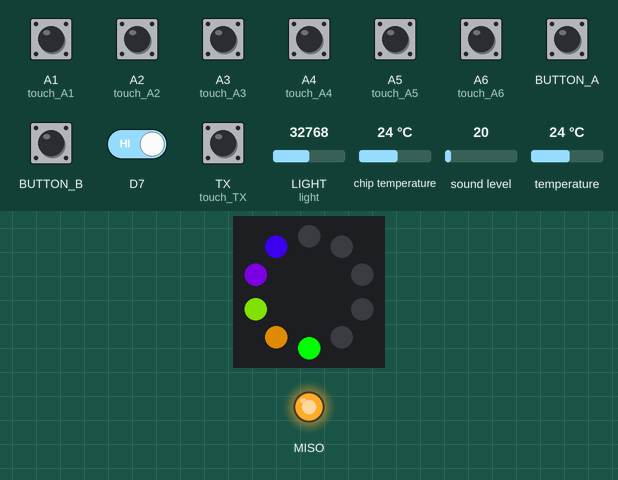
This program was run on a simulated Circuit Playground running CircuitPython. Shown: the board's ring of 10 RGB LEDs (number 0 left of the top, counting anticlockwise), output pins drawn as LEDs (lit = HIGH). The test bench sets the inputs (shaded band); at power-on: A1 (touch_A1), A2 (touch_A2), A3 (touch_A3), A4 (touch_A4), A5 (touch_A5), A6 (touch_A6), TX (touch_TX) LOW, chip temperature 24 °C, LIGHT (light) = 32768, sound level 20, temperature 24 °C (analog values on the 0–65535 scale). Dim RGB values are drawn brighter than linear; files the program writes start out absent; touch pads read as touched when driven HIGH; library files of the repository ran but are not shown: neopixel_utils.py.

Above: at 1.2 s.
1.3 s: chip temperature set to 34 °C
At 2.1 s:
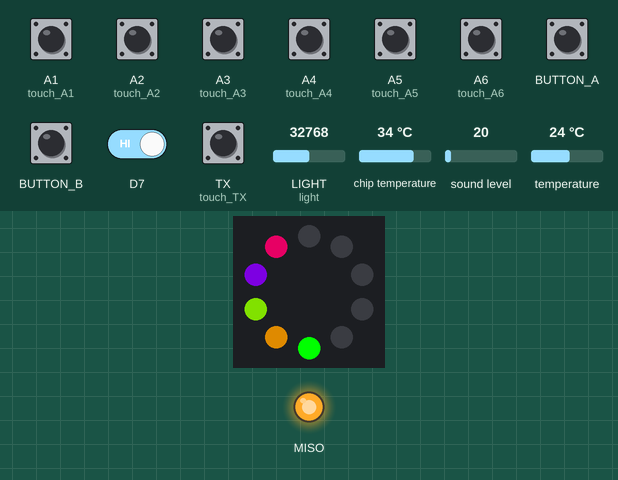
2.8 s: button A pressed for 0.15 s
At 3.7 s:
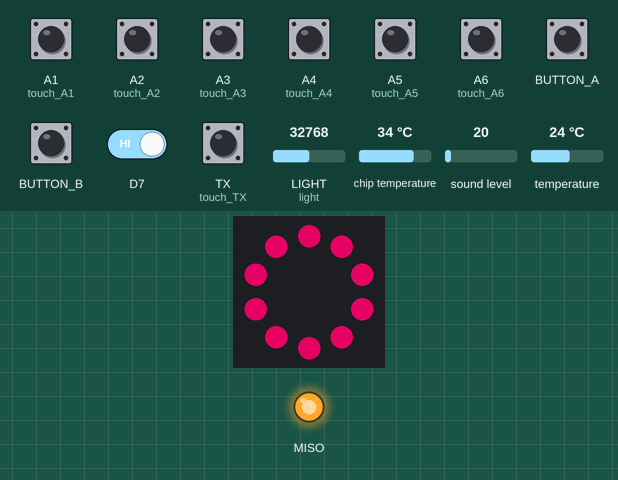
4.4 s: button B pressed for 0.15 s
6.0 s: chip temperature set to 1 °C
At 7.2 s:
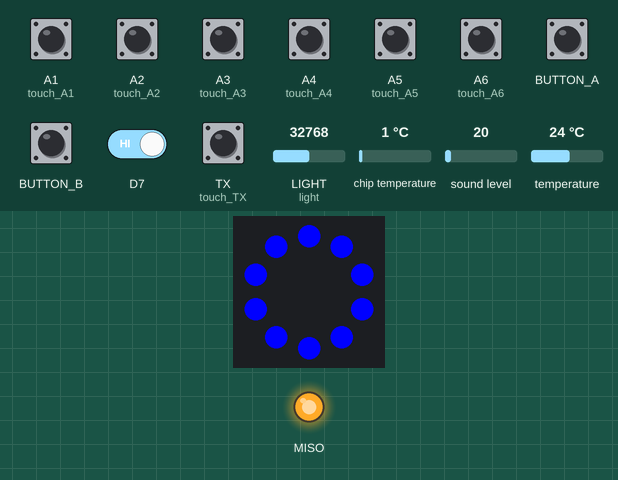
7.5 s: button A pressed for 1 s
At 8.5 s:
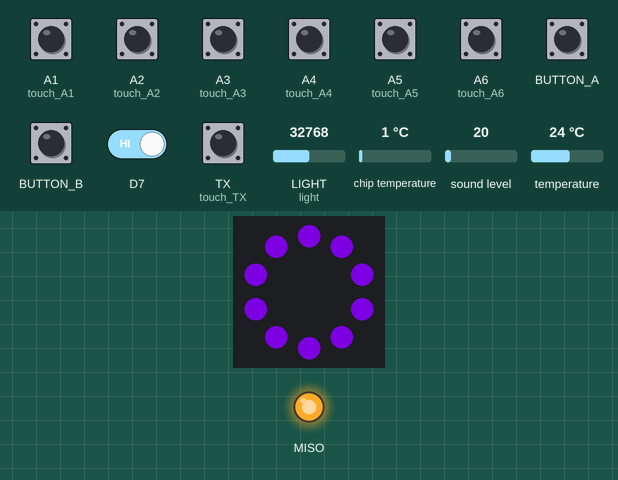
10.0 s: button A pressed for 0.15 s
At 10.7 s:
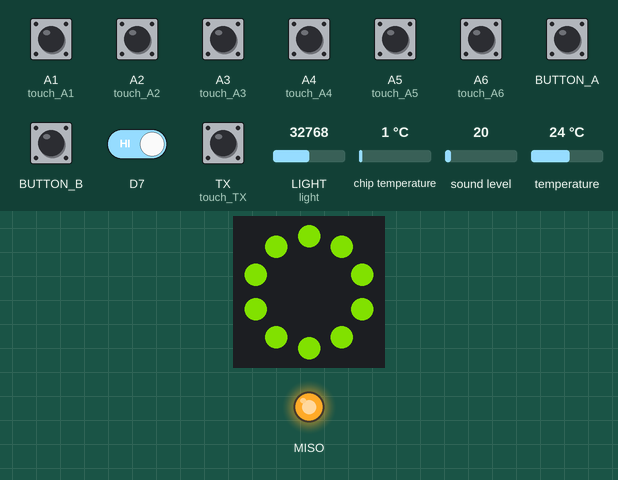
Timing chart, 0 to 12.6 s (numbered marks = the images above; inputs shaded):
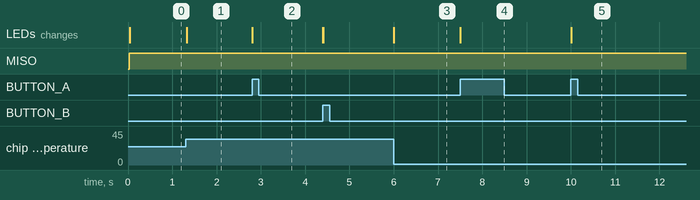

The program:

playground.py
```python
# Import statements
import gc
import sys
import time
import board
import touchio
import digitalio
import simpleio
import analogio
import neopixel
import microcontroller
import adafruit_thermistor
import data_utils as data
import cron_utils as cron
import neopixel_utils
import mic_utils
import photosensor_utils


# Functions
def get_brightness():
    """
    Returns the light intensity detected by the photo sensor converted from a scale of (0, 20000) to (0, 1)
    Turns off the pixels to remove light pollution, waits one delay interval, and then takes a reading
    TODO: See if we can save the pixel values before clearing them so we can set them back after the reading is taken

    :return: The light intensity detected by the photo sensor converted from a scale of (0, 20000) to (0, 1)
    """
    global pixels
    pixels.fill(0)
    pixels.show()
    time.sleep(delay)
    return simpleio.map_range(light.value, 0, 20000, .1, 1)


# Variables
start_time = time.monotonic()
max_ram = 256000
delay = 0.01  # Main loop delay
display_mode = 0
button_a_pressed = False
button_b_pressed = False
brightnessObj1 = data.SuperInt(1).value
brightnessObj2 = data.SuperInt(2).value
file_write_status = None  # State of file system (None, 'rw', 'error', 'out_of_space')

# LED setup
pixels = neopixel.NeoPixel(board.NEOPIXEL, 10, brightness=1, auto_write=False)

# Button setup
button_a = digitalio.DigitalInOut(board.BUTTON_A)
button_a.switch_to_input(pull=digitalio.Pull.DOWN)
button_b = digitalio.DigitalInOut(board.BUTTON_B)
button_b.switch_to_input(pull=digitalio.Pull.DOWN)

# Switch setup
switch = digitalio.DigitalInOut(board.D7)
switch.direction = digitalio.Direction.INPUT
switch.pull = digitalio.Pull.UP

# Photo sensor setup
light = analogio.AnalogIn(board.LIGHT)
brightness = get_brightness()
init_brightness = brightness
# brightness = 1 # override

# Temperature setup
thermistor = adafruit_thermistor.Thermistor(board.TEMPERATURE, 10000, 10000, 25, 3950)

# Touch setup
touch_A1 = touchio.TouchIn(board.A1)
touch_A2 = touchio.TouchIn(board.A2)
touch_A3 = touchio.TouchIn(board.A3)
touch_A4 = touchio.TouchIn(board.A4)
touch_A5 = touchio.TouchIn(board.A5)
touch_A6 = touchio.TouchIn(board.A6)
touch_TX = touchio.TouchIn(board.TX)

# Mic setup
mic = mic_utils.SuperMic()

# Speaker setup
speaker_enable = digitalio.DigitalInOut(board.SPEAKER_ENABLE)
speaker_enable.direction = digitalio.Direction.OUTPUT
speaker_enable.value = False


# CRON jobs
# def one_second_jobs():
#     # cron.remove(0)
# cron.add(one_second_jobs, 1)

# def ten_second_jobs():
#     global brightness
#     # brightness = get_brightness()
#
#
# cron.add(ten_second_jobs, 10)

def one_minute_jobs():
    global file_write_status
    try:
        with open("/runtime.log", "a") as fp:
            now_time = time.monotonic()
            diff_time = now_time - start_time
            fp.write('{0:f}\n'.format(diff_time))
            fp.flush()
            file_write_status = 'rw'
    except OSError as e:
        if e.args[0] == 28:
            file_write_status = 'out_of_space'
        else:
            file_write_status = 'error'


cron.add(one_minute_jobs, 60)
one_minute_jobs()

# The main loop
while True:
    # Speaker control
    speaker_enable.value = switch.value

    # Sensor value aliases
    cpu_temp = microcontroller.cpu.temperature
    therm_temp = thermistor.temperature

    # Set the file system color based on file system status
    file_write_status_color = tuple(
        int(l * r) for l, r in zip(neopixel_utils.RED, (brightness, brightness, brightness)))
    if file_write_status == 'out_of_space':
        file_write_status_color = tuple(
            int(l * r) for l, r in zip(neopixel_utils.YELLOW, (brightness, brightness, brightness)))
    elif file_write_status == 'rw':
        file_write_status_color = tuple(
            int(l * r) for l, r in zip(neopixel_utils.GREEN, (brightness, brightness, brightness)))

    # Calculate color to display for temperatures
    cpu_temp_color_red = int(
        simpleio.map_range(cpu_temp, 20, 40, 0, 255))  # Scale the value of temp from (20, 40) to (0, 255)
    cpu_temp_color_blue = 255 - cpu_temp_color_red
    therm_temp_color_red = int(
        simpleio.map_range(therm_temp, 15, 40, 0, 255))  # Scale the value of temp from (15, 40) to (0, 255)
    therm_temp_color_blue = 255 - therm_temp_color_red
    # adjust color brightness based on ambient brightness
    cpu_temp_color_red = int(cpu_temp_color_red * brightness)
    cpu_temp_color_blue = int(cpu_temp_color_blue * brightness)
    therm_temp_color_red = int(therm_temp_color_red * brightness)
    therm_temp_color_blue = int(therm_temp_color_blue * brightness)

    if touch_A1.value:
        print("A1 touched!")
    if touch_A2.value:
        print("A2 touched!")
    if touch_A3.value:
        print("A3 touched!")
    if touch_A4.value:
        print("A4 touched!")
    if touch_A5.value:
        print("A5 touched!")
    if touch_A6.value:
        print("A6 touched!")
    if touch_TX.value:
        print("TX touched!")

    # Detect a leading buttondown on button A with a debounce until buttonup
    # TODO: Move this to a button utils library.  Add leading and trailing button options and maybe a time 'wait' option
    if button_a.value and not button_a_pressed:
        button_a_pressed = button_a.value
        # Change display_mode
        display_mode = (display_mode + 1) % 6
    else:
        button_a_pressed = button_a.value

    if button_b.value and not button_b_pressed:
        button_b_pressed = button_b.value
        # Change brightness
        if brightness == 1:
            brightness = get_brightness()
        else:
            brightness = 1
    else:
        button_b_pressed = button_b.value

    # Change the color of the lights
    if display_mode == 0:
        pixels.fill(0)
        # Display different sensor outputs for each light
        pixels[0] = (cpu_temp_color_red, 0, cpu_temp_color_blue)  # CPU temperature
        pixels[1] = (therm_temp_color_red, 0, therm_temp_color_blue)  # Thermistor temperature
        pixels[2] = neopixel_utils.wheel(int(simpleio.map_range(mic.get_mic_magnitude(), 15, 1000, 0, 255)),
                                         brightness)  # Mic sound magnitude
        pixels[3] = (int(simpleio.map_range(max_ram - gc.mem_free(), 0, 256000, 0, 255) * brightness),
                     int(simpleio.map_range(gc.mem_free(), 0, 256000, 0, 255) * brightness), 0)
        pixels[4] = (file_write_status_color)  # File system status color
    elif display_mode == 1:
        # Display the CPU temperature
        pixels.fill((cpu_temp_color_red, 0, cpu_temp_color_blue))
    elif display_mode == 2:
        pixels.fill((therm_temp_color_red, 0, therm_temp_color_blue))
    elif display_mode == 3:
        pixels.fill(
            neopixel_utils.wheel(int(simpleio.map_range(mic.get_mic_magnitude(), 15, 1000, 0, 255)), brightness))
    elif display_mode == 4:
        pixels.fill((int(simpleio.map_range(max_ram - gc.mem_free(), 0, 256000, 0, 255) * brightness),
                     int(simpleio.map_range(gc.mem_free(), 0, 256000, 0, 255) * brightness), 0))
    elif display_mode == 5:
        pixels.fill(file_write_status_color)  # File system status color

    pixels.show()

    # time.sleep(delay)
    cron.next()
```

data_utils.py
```python
"""
@Author Scott Jensen & James Jensen
@Copyright: MIT

Useful data tools for validation, transitions, and so on
"""

class SuperInt:
    """A reusable class to create a data value with super powers!"""

    _max = None
    _min = None

    def __init__(self, startValue):
        self._value = startValue

    def setMax(maxVal):
        self._max = maxVal

    def setMin(minVal):
        self._min = minVal

    #def setTransition(step, ):


    def getValue(self):
        return self._value

    def setValue(self, value):
        self._value = value

    def delValue(self):
        del self._value

    value = property(getValue, setValue, delValue, "I'm the 'value' property.")
```

cron_utils.py
```python
"""
@Author Scott Jensen & James Jensen
@Copyright: MIT

CRON Job runner
Add CRON job functions and have them run at the specified interval in seconds
NOTE:  Be sure to run the next() function somewhere in your main program loop
"""

### Import statements
import time
# import pydash as py_
jobs = []
last_id = None

def next():
    for job in jobs:
        if job['lastTime'] + job['interval'] < time.monotonic():
            intervalTimes = (time.monotonic() - job['lastTime']) // job['interval']
            job['lastTime'] += job['interval'] * intervalTimes
            job['fn']()

"""
Example use:

import cron
def twoSecondJob():
    print("I run every 2 seconds")
cron.add(oneSecondJob, 2)
"""
def add(fn, sec, id=None):
    global last_id
    if (last_id is None):
        last_id = 0
    else:
        last_id += last_id + 1

    jobs.append({'id': id or last_id, 'fn': fn, 'interval': sec, 'lastTime': time.monotonic()})

def remove(id):
    """A special data class with validation and transitions"""
    #print('delete:', job['id'])
```

mic_utils.py
```python
"""
@Author Scott Jensen & James Jensen
@Copyright: MIT

MIC sensor utilities
NOTE: Be sure to call set_mic before using any of the mic utils
"""

### Import statements
import math
import board
import array
import audiobusio

### General setup

def mean(values):
    return sum(values) / len(values)

def normalized_rms(values):
    """Remove DC bias before computing RMS"""
    minbuf = int(mean(values))
    samples_sum = sum(float(sample - minbuf) * (sample - minbuf) for sample in values)

    return math.sqrt(samples_sum / len(values))


class SuperMic:
    """A class to give the mic super powers!"""

    mic = None
    samples = array.array('H', [0] * 160)
    min_magnitude = 0
    max_magnitude = 1000

    def __init__(self, sample_rate=16000, bit_depth=16):
        self.mic = audiobusio.PDMIn(board.MICROPHONE_CLOCK, board.MICROPHONE_DATA, sample_rate=sample_rate, bit_depth=bit_depth)

        # Record an initial sample to calibrate. Assume it's quiet when we start.
        self.mic.record(self.samples, len(self.samples))
        # Set lowest level to expect, plus a little.
        self.min_magnitude = normalized_rms(self.samples) + 10

        # Corresponds to sensitivity: lower means more pixels light up with lower sound
        # Adjust this as you see fit.
        self.max_magnitude = self.min_magnitude + 500

    def set_mic(mic):
        self.mic = mic

    def get_mic(self):
        return self.mic

    def get_mic_magnitude(self):
        self.mic.record(self.samples, len(self.samples))
        return normalized_rms(self.samples)

    def set_magnitude_range(self, min_magnitude=None, max_magnitude=None):
        if min_magnitude is not None:
            self.min_magnitude = min_magnitude
        else:
            self.min_magnitude = self.get_mic_magnitude() + 10

        if max_magnitude is not None:
            self.max_magnitude = max_magnitude
        else:
            self.max_magnitude = self.min_magnitude + 500
```

photosensor_utils.py
```python
"""
@Author Scott Jensen & James Jensen
@Copyright: MIT

Photo sensor utilities
"""

### Import statements

### General setup

def get_brightness(pixels):
    """
    Returns the light intensity detected by the photo sensor converted from a scale of (0, 20000) to (0, 1)
    Turns off the pixels to remove light pollution, waits one delay interval, and then takes a reading
    TODO: See if we can save the pixel values before clearing them so we can set them back after the reading is taken

    :return: The light intensity detected by the photo sensor converted from a scale of (0, 20000) to (0, 1)
    """
    pixels.fill(neopixel_utils.OFF)
    pixels.show()
    time.sleep(delay)
    return simpleio.map_range(light.value, 0, 20000, 0, 1)
```

Measured:
- after the input at 1.3 s, the LEDs: change at once (image 1)
- after the input at 2.8 s, the LEDs: change at once (image 2)
- after the input at 6.0 s, the LEDs: change at once (image 3)
- after the input at 7.5 s, the LEDs: change at once (image 4)
- after the input at 10.0 s, the LEDs: change at once (image 5)
